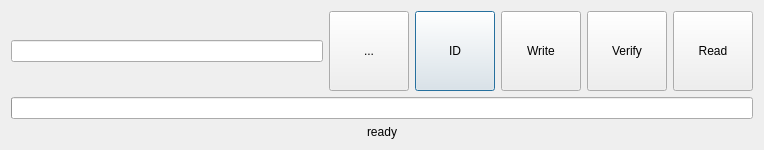
<?xml version="1.0" encoding="UTF-8"?>
<ui version="4.0">
 <class>Memory25QDialog</class>
 <widget class="QDialog" name="Memory25QDialog">
  <property name="geometry">
   <rect>
    <x>0</x>
    <y>0</y>
    <width>764</width>
    <height>150</height>
   </rect>
  </property>
  <property name="sizePolicy">
   <sizepolicy hsizetype="Preferred" vsizetype="Fixed">
    <horstretch>0</horstretch>
    <verstretch>0</verstretch>
   </sizepolicy>
  </property>
  <property name="minimumSize">
   <size>
    <width>0</width>
    <height>150</height>
   </size>
  </property>
  <property name="windowTitle">
   <string>Glasgow Flash Burning Tool</string>
  </property>
  <property name="modal">
   <bool>true</bool>
  </property>
  <layout class="QVBoxLayout" name="verticalLayout">
   <item>
    <layout class="QHBoxLayout" name="horizontalLayout">
     <property name="sizeConstraint">
      <enum>QLayout::SizeConstraint::SetMinimumSize</enum>
     </property>
     <item>
      <widget class="QLineEdit" name="fileNameLineEdit">
       <property name="minimumSize">
        <size>
         <width>300</width>
         <height>0</height>
        </size>
       </property>
      </widget>
     </item>
     <item>
      <widget class="QPushButton" name="locateFileButton">
       <property name="sizePolicy">
        <sizepolicy hsizetype="Minimum" vsizetype="Expanding">
         <horstretch>0</horstretch>
         <verstretch>0</verstretch>
        </sizepolicy>
       </property>
       <property name="text">
        <string>...</string>
       </property>
      </widget>
     </item>
     <item>
      <widget class="QPushButton" name="jedecButton">
       <property name="sizePolicy">
        <sizepolicy hsizetype="Minimum" vsizetype="Expanding">
         <horstretch>0</horstretch>
         <verstretch>0</verstretch>
        </sizepolicy>
       </property>
       <property name="text">
        <string>ID</string>
       </property>
       <property name="default">
        <bool>true</bool>
       </property>
      </widget>
     </item>
     <item>
      <widget class="QPushButton" name="writeButton">
       <property name="sizePolicy">
        <sizepolicy hsizetype="Minimum" vsizetype="Expanding">
         <horstretch>0</horstretch>
         <verstretch>0</verstretch>
        </sizepolicy>
       </property>
       <property name="text">
        <string>Write</string>
       </property>
      </widget>
     </item>
     <item>
      <widget class="QPushButton" name="verifyButton">
       <property name="sizePolicy">
        <sizepolicy hsizetype="Minimum" vsizetype="Expanding">
         <horstretch>0</horstretch>
         <verstretch>0</verstretch>
        </sizepolicy>
       </property>
       <property name="text">
        <string>Verify</string>
       </property>
      </widget>
     </item>
     <item>
      <widget class="QPushButton" name="readButton">
       <property name="sizePolicy">
        <sizepolicy hsizetype="Minimum" vsizetype="Expanding">
         <horstretch>0</horstretch>
         <verstretch>0</verstretch>
        </sizepolicy>
       </property>
       <property name="text">
        <string>Read</string>
       </property>
      </widget>
     </item>
    </layout>
   </item>
   <item>
    <widget class="QProgressBar" name="progressBar">
     <property name="value">
      <number>0</number>
     </property>
     <property name="textVisible">
      <bool>false</bool>
     </property>
     <property name="invertedAppearance">
      <bool>false</bool>
     </property>
    </widget>
   </item>
   <item>
    <widget class="QLabel" name="statusLabel">
     <property name="text">
      <string>ready</string>
     </property>
     <property name="scaledContents">
      <bool>false</bool>
     </property>
     <property name="alignment">
      <set>Qt::AlignmentFlag::AlignCenter</set>
     </property>
    </widget>
   </item>
  </layout>
 </widget>
 <resources/>
 <connections/>
</ui>
